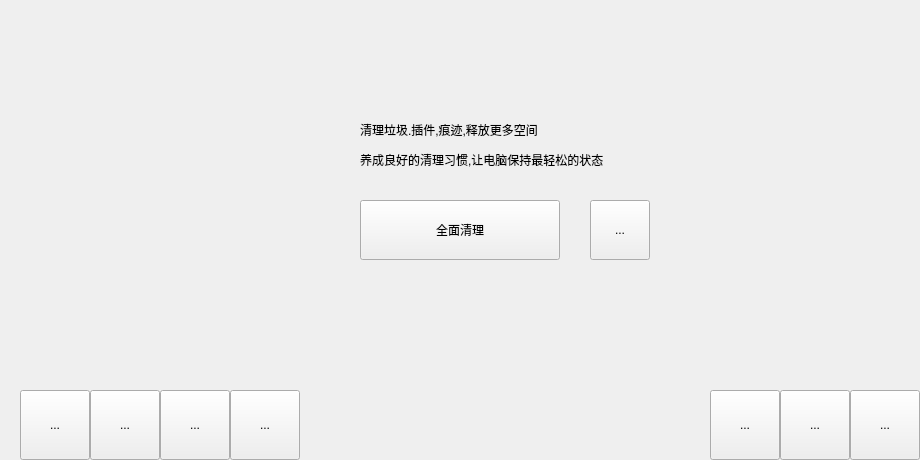
<?xml version="1.0" encoding="UTF-8"?>
<ui version="4.0">
 <class>ClearWidget</class>
 <widget class="QWidget" name="ClearWidget">
  <property name="geometry">
   <rect>
    <x>0</x>
    <y>0</y>
    <width>920</width>
    <height>460</height>
   </rect>
  </property>
  <property name="windowTitle">
   <string>Form</string>
  </property>
  <widget class="QWidget" name="home" native="true">
   <property name="geometry">
    <rect>
     <x>0</x>
     <y>0</y>
     <width>920</width>
     <height>460</height>
    </rect>
   </property>
   <widget class="QLabel" name="subtitle">
    <property name="geometry">
     <rect>
      <x>360</x>
      <y>150</y>
      <width>400</width>
      <height>20</height>
     </rect>
    </property>
    <property name="text">
     <string>养成良好的清理习惯,让电脑保持最轻松的状态</string>
    </property>
   </widget>
   <widget class="QPushButton" name="pushButton">
    <property name="geometry">
     <rect>
      <x>360</x>
      <y>200</y>
      <width>200</width>
      <height>60</height>
     </rect>
    </property>
    <property name="text">
     <string>全面清理</string>
    </property>
   </widget>
   <widget class="WaveBallWidget" name="wallBallWidget" native="true">
    <property name="geometry">
     <rect>
      <x>110</x>
      <y>90</y>
      <width>190</width>
      <height>190</height>
     </rect>
    </property>
   </widget>
   <widget class="QLabel" name="title">
    <property name="geometry">
     <rect>
      <x>360</x>
      <y>110</y>
      <width>400</width>
      <height>40</height>
     </rect>
    </property>
    <property name="text">
     <string>清理垃圾.插件,痕迹,释放更多空间</string>
    </property>
   </widget>
   <widget class="QToolButton" name="tb6">
    <property name="geometry">
     <rect>
      <x>710</x>
      <y>390</y>
      <width>70</width>
      <height>70</height>
     </rect>
    </property>
    <property name="text">
     <string>...</string>
    </property>
   </widget>
   <widget class="QToolButton" name="tb7">
    <property name="geometry">
     <rect>
      <x>780</x>
      <y>390</y>
      <width>70</width>
      <height>70</height>
     </rect>
    </property>
    <property name="text">
     <string>...</string>
    </property>
   </widget>
   <widget class="QToolButton" name="tb8">
    <property name="geometry">
     <rect>
      <x>850</x>
      <y>390</y>
      <width>70</width>
      <height>70</height>
     </rect>
    </property>
    <property name="text">
     <string>...</string>
    </property>
   </widget>
   <widget class="HoverToolButton" name="tb1">
    <property name="geometry">
     <rect>
      <x>590</x>
      <y>200</y>
      <width>60</width>
      <height>60</height>
     </rect>
    </property>
    <property name="text">
     <string>...</string>
    </property>
   </widget>
   <widget class="QToolButton" name="tb2">
    <property name="geometry">
     <rect>
      <x>20</x>
      <y>390</y>
      <width>70</width>
      <height>70</height>
     </rect>
    </property>
    <property name="text">
     <string>...</string>
    </property>
   </widget>
   <widget class="QToolButton" name="tb3">
    <property name="geometry">
     <rect>
      <x>90</x>
      <y>390</y>
      <width>70</width>
      <height>70</height>
     </rect>
    </property>
    <property name="text">
     <string>...</string>
    </property>
   </widget>
   <widget class="QToolButton" name="tb4">
    <property name="geometry">
     <rect>
      <x>160</x>
      <y>390</y>
      <width>70</width>
      <height>70</height>
     </rect>
    </property>
    <property name="text">
     <string>...</string>
    </property>
   </widget>
   <widget class="QToolButton" name="tb5">
    <property name="geometry">
     <rect>
      <x>230</x>
      <y>390</y>
      <width>70</width>
      <height>70</height>
     </rect>
    </property>
    <property name="text">
     <string>...</string>
    </property>
   </widget>
  </widget>
  <widget class="QWidget" name="background" native="true">
   <property name="geometry">
    <rect>
     <x>0</x>
     <y>0</y>
     <width>920</width>
     <height>460</height>
    </rect>
   </property>
  </widget>
  <zorder>background</zorder>
  <zorder>home</zorder>
 </widget>
 <customwidgets>
  <customwidget>
   <class>WaveBallWidget</class>
   <extends>QWidget</extends>
   <header location="global">customviews/waveballwidget.h</header>
   <container>1</container>
  </customwidget>
  <customwidget>
   <class>HoverToolButton</class>
   <extends>QToolButton</extends>
   <header location="global">customviews/hovertoolbutton.h</header>
  </customwidget>
 </customwidgets>
 <resources/>
 <connections/>
</ui>
